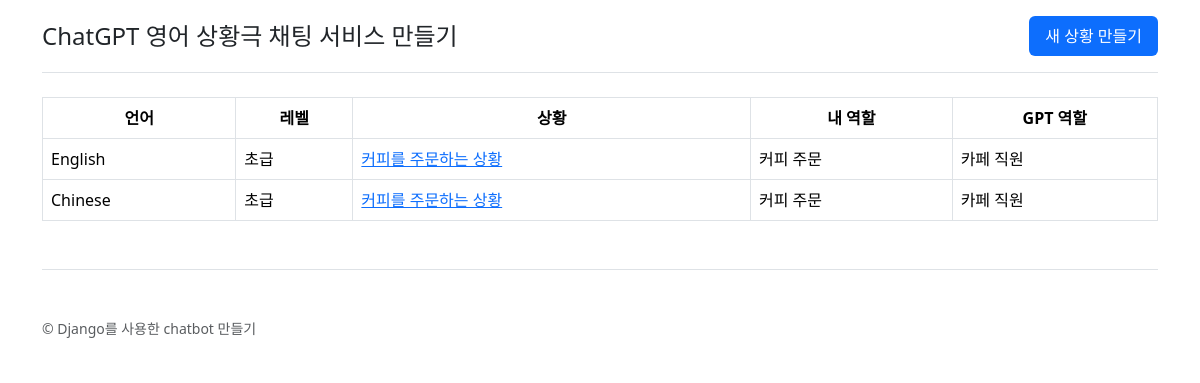
The app's page / (signed in), older data.
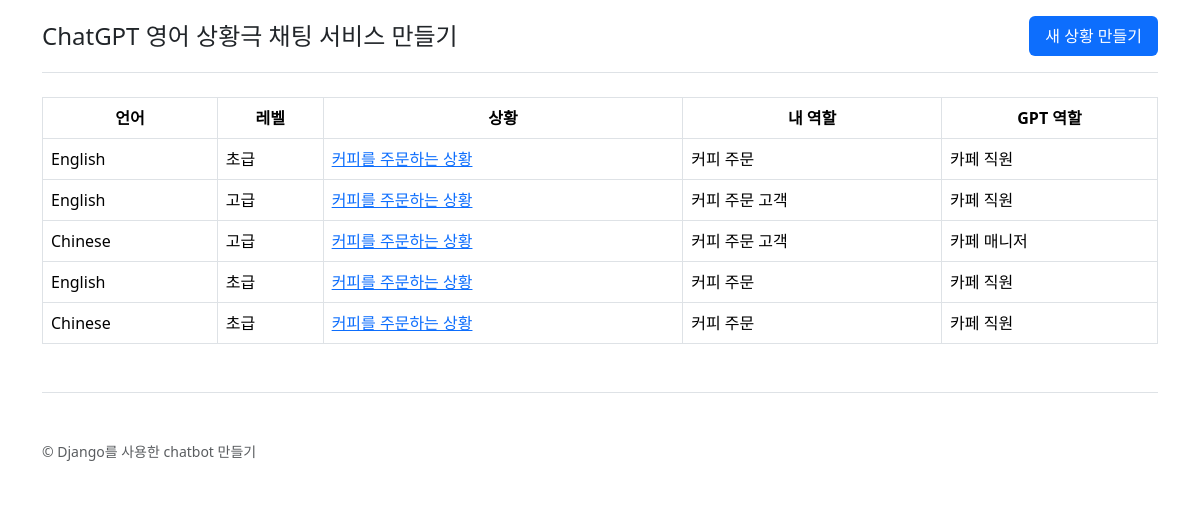
The same page, newer data.
### chat/models.py (models this page shows, shortened)
class RolePlayingRoom(models.Model):
    class Language(models.TextChoices): # 입력 문자열 범위 제한(선택지)
        ENGLISH = "en-US", "English" # en-US는 db에 저장되는 값
        JAPANESE = "ja-JP", "Japanese"
        CHINESE = "zh-CN", "Chinese"
        SPANISH = "es-ES", "Spanish"
        FRENCH = "fr-FR", "French"
        GERMAN = "de-DE", "German"
        RUSSIAN = "ru-RU", "Russian"
    class Level(models.IntegerChoices): # 숫자
        BEGINNER = 1, "초급"
        ADVANCED = 2, "고급"
    class Meta: # Query set에 디폴트 정렬 방향 지정
        ordering = ["-pk"] # 기본 키의 역순 정렬
    user = models.ForeignKey(settings.AUTH_USER_MODEL, on_delete=models.CASCADE) # 생성 user 기록
    language = models.CharField(
        max_length=10,
        choices=Language.choices,
        default=Language.ENGLISH,
        verbose_name="대화 언어",
    )
    level = models.SmallIntegerField( # 1=초급, 2=고급
        choices=Level.choices, default=Level.BEGINNER, verbose_name="레벨"
    )
    situation = models.CharField(max_length=100, verbose_name="상황")
    situation_en = models.CharField(
        max_length=100,
        blank=True,
        verbose_name="상황 (영문)",
        help_text="GPT 프롬프트에 직접적으로 활용됩니다. 비워두시면, situation 필드를 번역하여 자동 반영됩니다.",
    )
    my_role = models.CharField(max_length=100, verbose_name="내 역할")
    my_role_en = models.CharField(
        max_length=100,
        blank=True,
        verbose_name="내 역할 (영문)",
        help_text="GPT 프롬프트에 직접적으로 활용됩니다. 비워두시면, my_role 필드를 번역하여 자동 반영됩니다.",
    )
    gpt_role = models.CharField(max_length=100, verbose_name="GPT 역할")
    gpt_role_en = models.CharField(
        max_length=100,
        blank=True,
        verbose_name="GPT 역할 (영문)",
        help_text="GPT 프롬프트에 직접적으로 활용됩니다. 비워두시면, gpt_role 필드를 번역하여 자동 반영됩니다.",
    )

### chat/views.py (the view)
@method_decorator(staff_member_required, name="dispatch")
class RolePlayingRoomListView(ListView):
    model = RolePlayingRoom
    def get_queryset(self):
        qs = super().get_queryset()
        qs = qs.filter(user=self.request.user)
        return qs

### chat/templates/chat/roleplayingroom_list.html
{% extends "chat/base.html" %}
{% block content %}
    <table class="table table-hover table-bordered">
        <thead>
            <tr class="text-center">
                <th>언어</th>
                <th>레벨</th>
                <th>상황</th>
                <th>내 역할</th>
                <th>GPT 역할</th>
            </tr>
        </thead>
        <tbody>
            {% for role_playing_room in object_list %}
                <tr>
                    <td>{{ role_playing_room.get_language_display }}</td>
                    <td>{{ role_playing_room.get_level_display }}</td>
                    <td>
                        <a href="{% url 'role_playing_room_detail' role_playing_room.pk %}">
                            {{ role_playing_room.situation }}
                        </a>
                    </td>
                    <td>
                        {{ role_playing_room.my_role }}
                    </td>
                    <td>
                        {{ role_playing_room.gpt_role }}
                    </td>
                </tr>
            {% empty %}
                <tr>
                    <td colspan="5">Empty</td>
                </tr>
            {% endfor %}
        </tbody>
    </table>
{% endblock %}

### chat/templates/chat/base.html (shortened to what this page needs)
{% load django_bootstrap5 %}
<!DOCTYPE html>
<html lang="ko">
    <head>
        {% bootstrap_css %}
    </head>
    <body>
        <div class="container">
            <header class="d-flex flex-wrap justify-content-center py-3 mb-4 border-bottom">
                <a href="/"
                   class="d-flex align-items-center mb-3 mb-md-0 me-md-auto text-dark text-decoration-none">
                    <span class="fs-4">ChatGPT 영어 상황극 채팅 서비스 만들기</span>
                </a>
                <ul class="nav nav-pills">
                    <li class="nav-item">
                        <a href="{% url 'role_playing_room_new' %}" class="nav-link active">새 상황 만들기</a>
                    </li>
                </ul>
            </header>
        </div>
        <div class="container">
            {% block content %}{% endblock %}
            <footer class="pt-4 my-md-5 pt-md-5 border-top">
                <div class="row">
                    <div class="col-12 col-md">
                        <small class="d-block mb-3 text-muted">&copy; Django를 사용한 chatbot 만들기</small>
                    </div>
                </div>
            </footer>
        </div>
    </body>
</html>

Row changes from the older to the newer data that the page shows:
added RolePlayingRoom: language "English", level "초급", situation "커피를 주문하는 상황", my_role "커피 주문", gpt_role "카페 직원"
added RolePlayingRoom: language "English", level "고급", situation "커피를 주문하는 상황", my_role "커피 주문 고객", gpt_role "카페 직원"
added RolePlayingRoom: language "Chinese", level "고급", situation "커피를 주문하는 상황", my_role "커피 주문 고객", gpt_role "카페 매니저"
